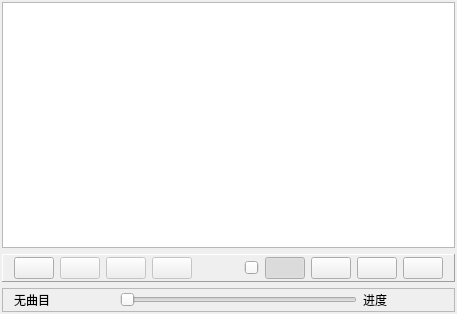
<?xml version="1.0" encoding="UTF-8"?>
<ui version="4.0">
 <class>MainWindow</class>
 <widget class="QMainWindow" name="MainWindow">
  <property name="geometry">
   <rect>
    <x>0</x>
    <y>0</y>
    <width>431</width>
    <height>314</height>
   </rect>
  </property>
  <property name="windowTitle">
   <string>Demo10_6, QGraphicsVideoItem 视频播放</string>
  </property>
  <widget class="QWidget" name="centralWidget">
   <layout class="QVBoxLayout" name="verticalLayout">
    <property name="leftMargin">
     <number>2</number>
    </property>
    <property name="topMargin">
     <number>2</number>
    </property>
    <property name="rightMargin">
     <number>2</number>
    </property>
    <property name="bottomMargin">
     <number>2</number>
    </property>
    <item>
     <widget class="QGraphicsView" name="graphicsView"/>
    </item>
    <item>
     <widget class="QFrame" name="frameButtons">
      <property name="maximumSize">
       <size>
        <width>16777215</width>
        <height>35</height>
       </size>
      </property>
      <property name="frameShape">
       <enum>QFrame::Panel</enum>
      </property>
      <property name="frameShadow">
       <enum>QFrame::Raised</enum>
      </property>
      <layout class="QHBoxLayout" name="horizontalLayout">
       <property name="topMargin">
        <number>2</number>
       </property>
       <property name="bottomMargin">
        <number>2</number>
       </property>
       <item>
        <widget class="QPushButton" name="btnOpen">
         <property name="toolTip">
          <string>打开视频文件</string>
         </property>
         <property name="icon">
          <iconset resource="res.qrc">
           <normaloff>:/icons/images/001.GIF</normaloff>:/icons/images/001.GIF</iconset>
         </property>
        </widget>
       </item>
       <item>
        <widget class="QPushButton" name="btnPlay">
         <property name="enabled">
          <bool>false</bool>
         </property>
         <property name="toolTip">
          <string>播放</string>
         </property>
         <property name="text">
          <string/>
         </property>
         <property name="icon">
          <iconset resource="res.qrc">
           <normaloff>:/icons/images/620.bmp</normaloff>:/icons/images/620.bmp</iconset>
         </property>
        </widget>
       </item>
       <item>
        <widget class="QPushButton" name="btnPause">
         <property name="enabled">
          <bool>false</bool>
         </property>
         <property name="toolTip">
          <string>暂停</string>
         </property>
         <property name="text">
          <string/>
         </property>
         <property name="icon">
          <iconset resource="res.qrc">
           <normaloff>:/icons/images/622.bmp</normaloff>:/icons/images/622.bmp</iconset>
         </property>
        </widget>
       </item>
       <item>
        <widget class="QPushButton" name="btnStop">
         <property name="enabled">
          <bool>false</bool>
         </property>
         <property name="toolTip">
          <string>停止</string>
         </property>
         <property name="text">
          <string/>
         </property>
         <property name="icon">
          <iconset resource="res.qrc">
           <normaloff>:/icons/images/624.bmp</normaloff>:/icons/images/624.bmp</iconset>
         </property>
        </widget>
       </item>
       <item>
        <spacer name="horizontalSpacer">
         <property name="orientation">
          <enum>Qt::Horizontal</enum>
         </property>
         <property name="sizeHint" stdset="0">
          <size>
           <width>24</width>
           <height>20</height>
          </size>
         </property>
        </spacer>
       </item>
       <item>
        <widget class="QPushButton" name="btnSound">
         <property name="text">
          <string/>
         </property>
         <property name="icon">
          <iconset resource="res.qrc">
           <normaloff>:/icons/images/volumn.bmp</normaloff>:/icons/images/volumn.bmp</iconset>
         </property>
         <property name="flat">
          <bool>true</bool>
         </property>
        </widget>
       </item>
       <item>
        <widget class="QSlider" name="sliderVolumn">
         <property name="maximum">
          <number>100</number>
         </property>
         <property name="value">
          <number>100</number>
         </property>
         <property name="orientation">
          <enum>Qt::Horizontal</enum>
         </property>
        </widget>
       </item>
       <item>
        <widget class="QPushButton" name="btnText">
         <property name="toolTip">
          <string>弹幕文字</string>
         </property>
         <property name="text">
          <string/>
         </property>
         <property name="icon">
          <iconset resource="res.qrc">
           <normaloff>:/icons/images/165.GIF</normaloff>:/icons/images/165.GIF</iconset>
         </property>
         <property name="checkable">
          <bool>true</bool>
         </property>
         <property name="checked">
          <bool>true</bool>
         </property>
        </widget>
       </item>
       <item>
        <widget class="QPushButton" name="btnZoomIn">
         <property name="toolTip">
          <string>放大</string>
         </property>
         <property name="text">
          <string/>
         </property>
         <property name="icon">
          <iconset resource="res.qrc">
           <normaloff>:/icons/images/418.bmp</normaloff>:/icons/images/418.bmp</iconset>
         </property>
        </widget>
       </item>
       <item>
        <widget class="QPushButton" name="btnZoomOut">
         <property name="toolTip">
          <string>缩小</string>
         </property>
         <property name="text">
          <string/>
         </property>
         <property name="icon">
          <iconset resource="res.qrc">
           <normaloff>:/icons/images/416.bmp</normaloff>:/icons/images/416.bmp</iconset>
         </property>
        </widget>
       </item>
       <item>
        <widget class="QPushButton" name="btnClose">
         <property name="toolTip">
          <string>退出</string>
         </property>
         <property name="text">
          <string/>
         </property>
         <property name="icon">
          <iconset resource="res.qrc">
           <normaloff>:/icons/images/132.bmp</normaloff>:/icons/images/132.bmp</iconset>
         </property>
        </widget>
       </item>
      </layout>
     </widget>
    </item>
    <item>
     <widget class="QFrame" name="frameProgress">
      <property name="maximumSize">
       <size>
        <width>16777215</width>
        <height>35</height>
       </size>
      </property>
      <property name="frameShape">
       <enum>QFrame::StyledPanel</enum>
      </property>
      <property name="frameShadow">
       <enum>QFrame::Raised</enum>
      </property>
      <layout class="QHBoxLayout" name="horizontalLayout_2">
       <property name="topMargin">
        <number>2</number>
       </property>
       <property name="bottomMargin">
        <number>2</number>
       </property>
       <item>
        <widget class="QLabel" name="LabCurMedia">
         <property name="minimumSize">
          <size>
           <width>100</width>
           <height>0</height>
          </size>
         </property>
         <property name="text">
          <string>无曲目</string>
         </property>
        </widget>
       </item>
       <item>
        <widget class="QSlider" name="sliderPosition">
         <property name="tracking">
          <bool>false</bool>
         </property>
         <property name="orientation">
          <enum>Qt::Horizontal</enum>
         </property>
        </widget>
       </item>
       <item>
        <widget class="QLabel" name="LabRatio">
         <property name="minimumSize">
          <size>
           <width>80</width>
           <height>0</height>
          </size>
         </property>
         <property name="text">
          <string>进度</string>
         </property>
        </widget>
       </item>
      </layout>
     </widget>
    </item>
   </layout>
  </widget>
 </widget>
 <layoutdefault spacing="6" margin="11"/>
 <resources>
  <include location="res.qrc"/>
 </resources>
 <connections>
  <connection>
   <sender>btnClose</sender>
   <signal>clicked()</signal>
   <receiver>MainWindow</receiver>
   <slot>close()</slot>
   <hints>
    <hint type="sourcelabel">
     <x>406</x>
     <y>291</y>
    </hint>
    <hint type="destinationlabel">
     <x>211</x>
     <y>165</y>
    </hint>
   </hints>
  </connection>
 </connections>
</ui>
